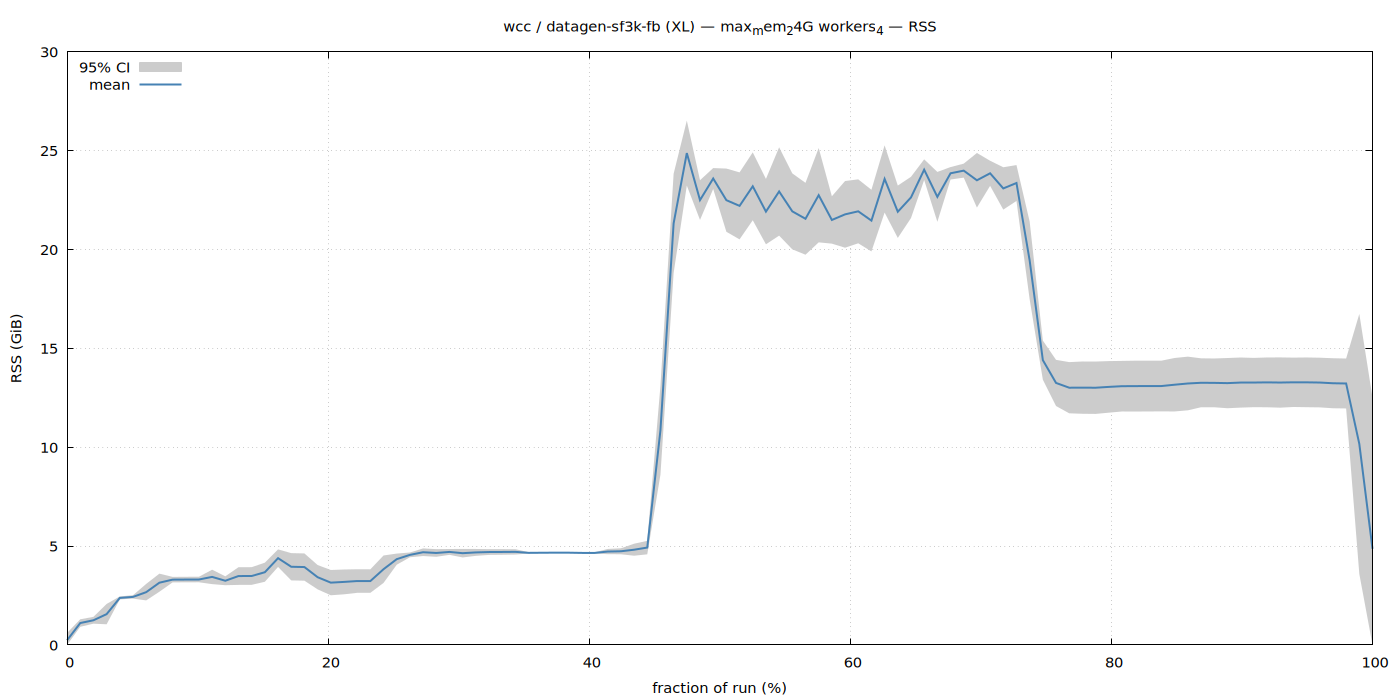

Generate this figure with gnuplot:
set terminal pngcairo size 1400,700 enhanced font 'Sans,11'
set output '/home/ubuntu/nvm/results/wcc/XL/datagen-sf3k-fb/max_mem_24G_workers_4/rss.png'
set title "wcc / datagen-sf3k-fb (XL) — max_mem_24G workers_4 — RSS"
set xlabel 'fraction of run (%)'
set ylabel 'RSS (GiB)'
set grid
set key top left
set yrange [0:*]
plot '/home/ubuntu/nvm/results/wcc/XL/datagen-sf3k-fb/max_mem_24G_workers_4/rss.dat' using 1:3:4 with filledcurves lc rgb '#cccccc' title '95% CI', \
     '' using 1:2 with lines lw 2 lc rgb '#4682b4' title 'mean'
